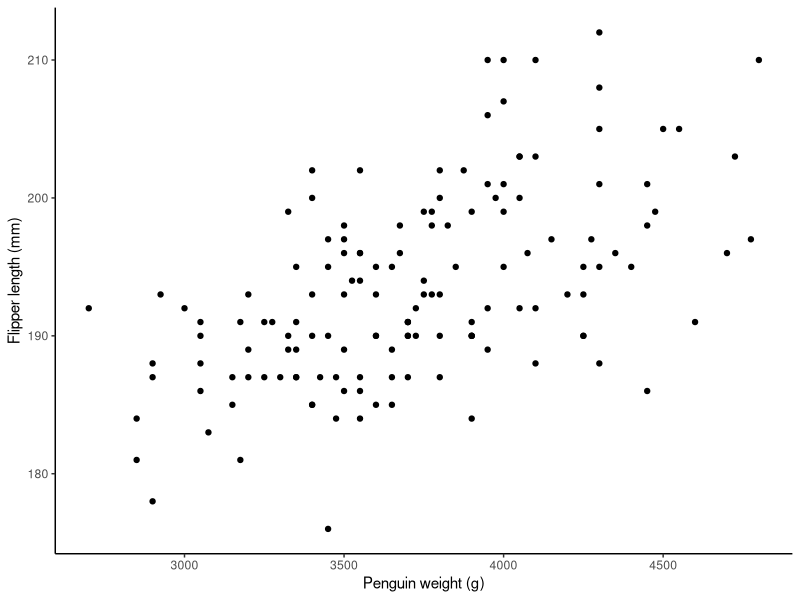
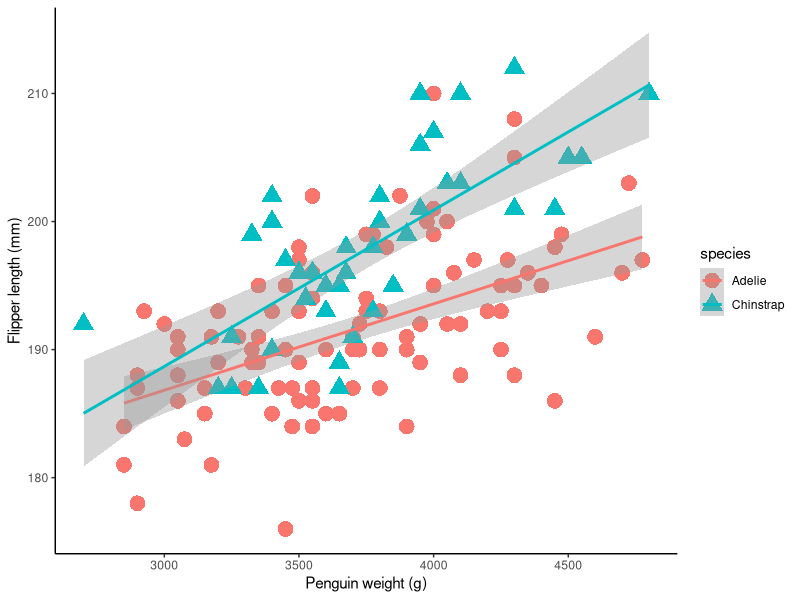
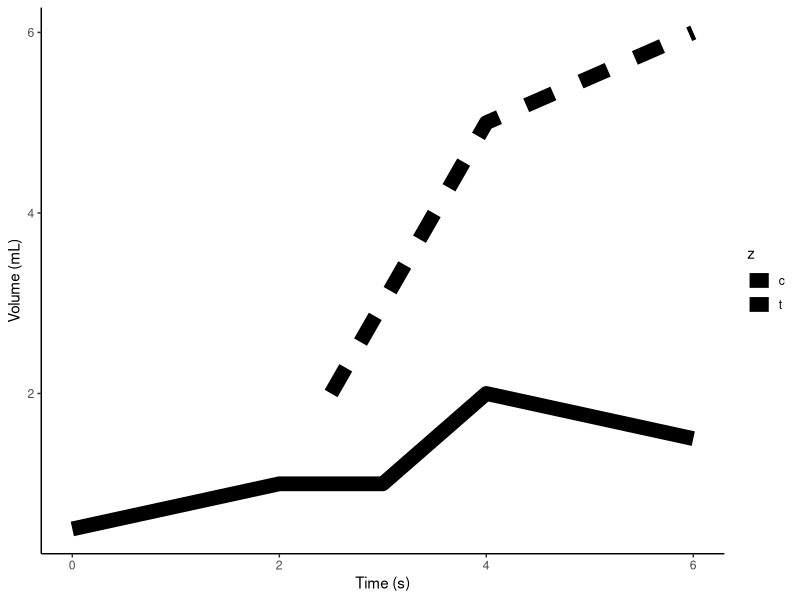
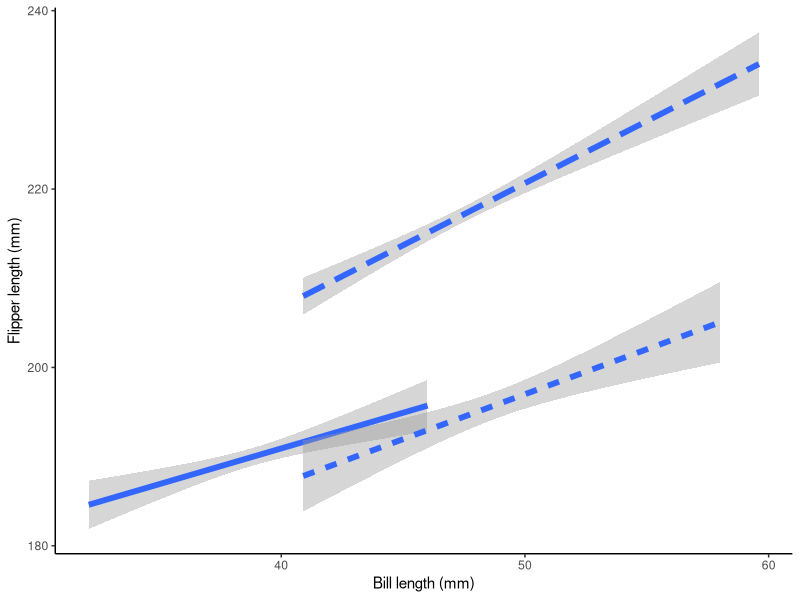
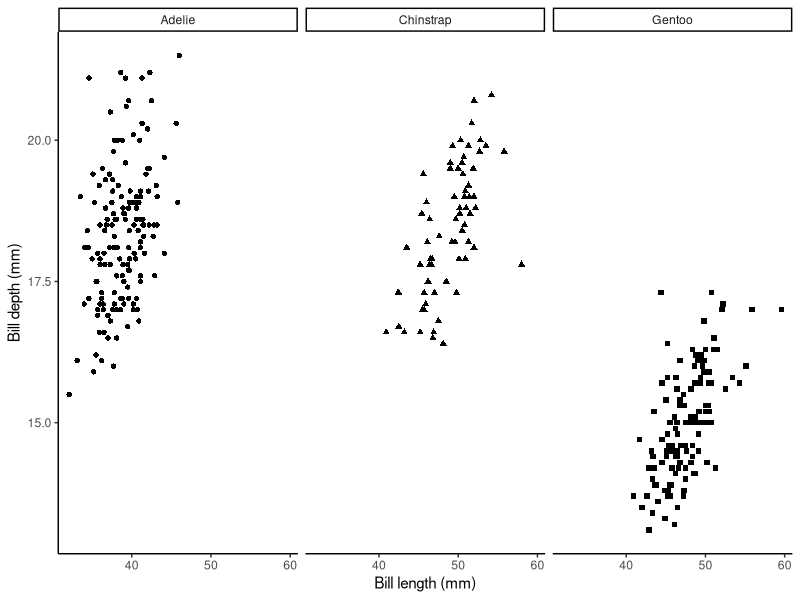
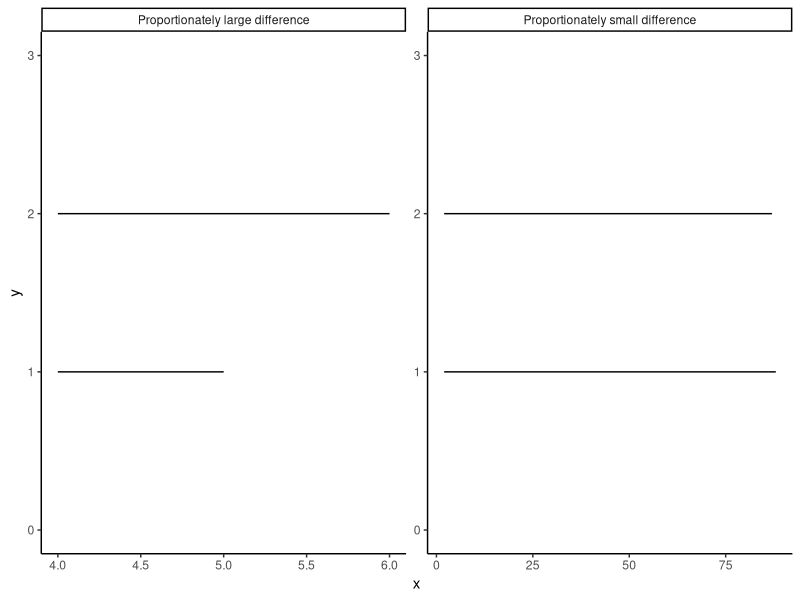
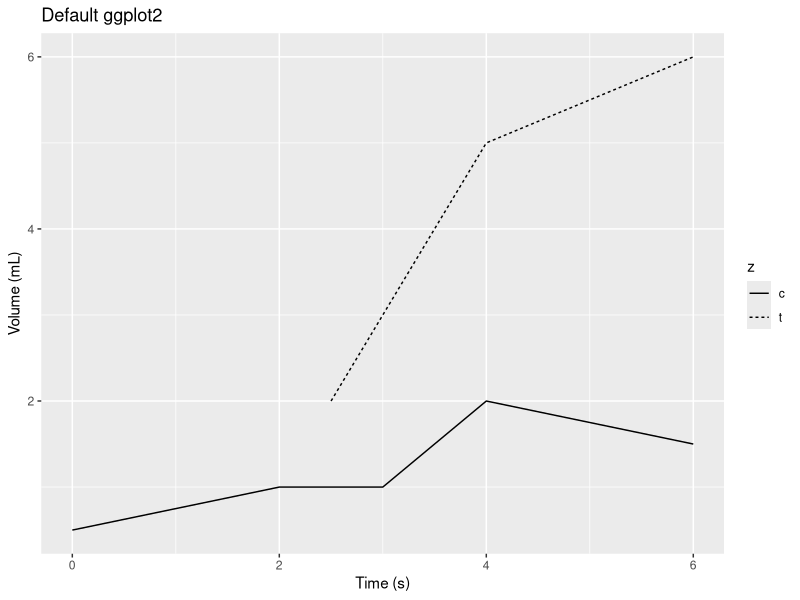
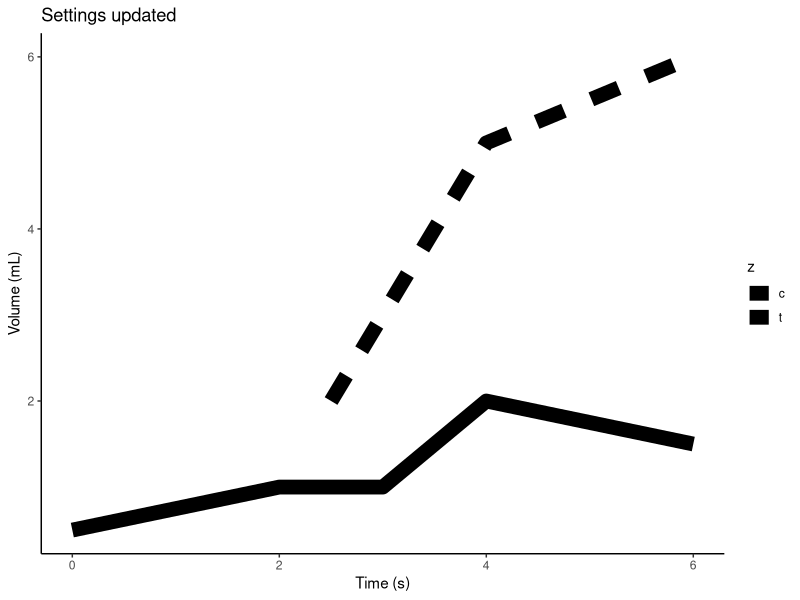

The R script that drew these images, in order:
## ---- chunk 1
library(dplyr)
library(ggplot2)
subset_penguins <- palmerpenguins::penguins %>%
  dplyr::filter(species != "Gentoo", year != 2007)

ggplot(data = subset_penguins, 
       mapping = aes(x = body_mass_g, y = flipper_length_mm)) +
  geom_point() + 
  labs(x = "Penguin weight (g)", 
       y = "Flipper length (mm)") +
  theme_classic()

## ---- chunk 2
ggplot(data = subset_penguins, 
       mapping = aes(x = body_mass_g, y = flipper_length_mm,
                     color = species, shape = species)) +
  geom_point(size = 5) + 
  geom_smooth(method = 'lm')+
  labs(x = "Penguin weight (g)", 
       y = "Flipper length (mm)") +
  theme_classic()

## ---- chunk 3
#| attr-output: "style='font-size: 1em'"
# learning how to position: https://meghan.rbind.io/blog/2022-07-12-making-slides-in-quarto-with-revealjs/#absolute-position
library(ggplot2)

tiny_data <- data.frame(x = c(0,2,3,4,6,2.5,3,3.5,4,6),
                        y = c(0.5,1,1,2,1.5,2,3,4,5,6),
                        z = c(rep("c", 5), rep("t", 5)),
                        a = c(1:10),
                        b = c(2,5,7,1,6,8,2,1,6,7),
                        c = c(3,2,3,1,4,2,3,1,4,1))

print(tiny_data[,1:3])

## ---- chunk 4

(tiny_plot <- ggplot(data = tiny_data, 
       mapping = aes(x = x,
                     y = y,
                     linetype = z)) +
  geom_line(size = 5) + 
  labs(x = "Time (s)", 
       y = "Volume (mL)",
       z = "Treatment")) +
  theme_classic()

## ---- chunk 5
# learning how to position: https://meghan.rbind.io/blog/2022-07-12-making-slides-in-quarto-with-revealjs/#absolute-position
library(ggplot2)

ggplot(data = palmerpenguins::penguins, 
       mapping = aes(x = bill_length_mm,
                     y = flipper_length_mm, 
                     linetype = species))+
  geom_smooth(method = "lm", size = 2) + 
  labs(x = "Bill length (mm)", 
       y = "Flipper length (mm)") +
  guides(linetype = "none")+
  theme_classic()


## ---- chunk 6
# learning how to position: https://meghan.rbind.io/blog/2022-07-12-making-slides-in-quarto-with-revealjs/#absolute-position

ggplot(data = palmerpenguins::penguins, 
       mapping = aes(x = bill_length_mm,
                     y = bill_depth_mm,
                     shape = species))+
  geom_point() + 
  facet_wrap(species ~ .)+
  labs(x = "Bill length (mm)", 
       y = "Bill depth (mm)") +
  guides(shape = "none")+
  theme_classic()

## ---- chunk 7

length_data <- data.frame(x = c(4, 5, 4, 6, 2, 88, 2, 87),
                          y = c(1, 1, 2, 2, 1, 1, 2, 2),
                          line = c("line1", "line1",
                                   "line2", "line2",
                                   "line3", "line3",
                                   "line4", "line4"),
                          panel = c(rep("Proportionately large difference", 4),
                                    rep("Proportionately small difference", 4)))

ggplot(data = length_data,
       mapping = aes(x = x,
                     y = y, group = line))+
  geom_line() +
  facet_wrap(panel ~ ., scale = "free") +
  theme_classic() +
  ylim(0,3)

## ---- chunk 8

ggplot(data = tiny_data, 
       mapping = aes(x = x,
                     y = y, 
                     linetype = z)) +
  geom_line() + 
  labs(x = "Time (s)", 
       y = "Volume (mL)",
       z = "Treatment",
       title = "Default ggplot2")

## ---- chunk 9

tiny_plot + theme_classic() + labs(title = "Settings updated")

## ---- chunk 10
ggplot(data = subset_penguins, 
       mapping = aes(x = body_mass_g, y = flipper_length_mm,
                     fill = species, shape = species)) +
  geom_point(size = 5) + 
  geom_smooth(method = 'lm', color = "black")+
  labs(x = "Penguin weight (g)", 
       y = "Flipper length (mm)") +
  theme_classic() +
  scale_fill_manual(values = c("black",
                                "white"))+
  
  scale_shape_manual(values = c(21,23))

## ---- chunk 11
ggplot(data = subset_penguins, 
       color = "black",
       mapping = aes(x = body_mass_g, y = flipper_length_mm,
                     fill = species, shape = species)) +
  geom_point(size = 5) + 
  geom_smooth(method = 'lm', mapping = (aes(color = species)))+
  labs(x = "Penguin weight (g)", 
       y = "Flipper length (mm)") +
  theme_classic() +
  scale_color_manual(values = c("black", "darkgray"))+
  scale_fill_manual(values = c("black",
                               "darkgray"))+
  
  scale_shape_manual(values = c(21,23))

## ---- chunk 12
library(dplyr)
library(ggplot2)
library(tidyr)

summary_by_year <- palmerpenguins::penguins %>%
  group_by(species, year) %>%
  dplyr::filter(species != "Gentoo", year != 2007) %>%
  summarize(mean_flips = mean(flipper_length_mm)) %>%
  arrange(mean_flips)

ggplot(data = summary_by_year, 
       mapping = aes(x = species, y = mean_flips, fill = as.factor(year))) +
  geom_col(position = "dodge")+ 
  labs(x = "Penguin species", y = "Flipper length (mm)",
       fill = "Year")+
  theme_classic() + 
  coord_flip()

## ---- chunk 13

summary_penguin_diffs <- summary_by_year %>%
  ungroup()%>%
  pivot_wider(names_from = year, values_from = mean_flips)%>%
  mutate(diff_flips = `2008`-`2009`)

ggplot(data = summary_penguin_diffs, 
       mapping = aes(x = species, y = diff_flips)) +
  geom_point(size = 10) + 
  ylim(min = -1.5, 0)+
  labs(x = "Penguin species", 
       y = "Difference in flipper length (mm) from 2008 to 2009")+
  theme_classic() +
  coord_flip() +
  theme(  panel.grid.major.y = element_line())

## ---- chunk 14

tiny_plot+
  theme_classic() +
  facet_wrap(z ~ ., scales = "free")

## ---- chunk 15

tiny_plot+
  theme_classic()

## ---- chunk 16
subset_penguins <- palmerpenguins::penguins %>%
  dplyr::filter(species != "Gentoo", year != 2007)

ggplot(data = subset_penguins, 
       mapping = aes(x = body_mass_g, y = flipper_length_mm,
                     color = species, shape = island)) +
  geom_point(size = 10) + 
  labs(x = "Penguin species", 
       y = "Flipper length (mm)")+
  theme_classic()

## ---- chunk 17
# learning how to position: https://meghan.rbind.io/blog/2022-07-12-making-slides-in-quarto-with-revealjs/#absolute-position

ggplot(data = subset_penguins, 
       mapping = aes(x = body_mass_g,
                     y = flipper_length_mm, 
                     color = species, 
                     shape = species)) +
  geom_point(size = 5) + 
  facet_wrap(island ~ .)+
  labs(x = "Penguin species", 
       y = "Flipper length (mm)")+
  theme_classic()

## ---- chunk 18
# learning how to position: https://meghan.rbind.io/blog/2022-07-12-making-slides-in-quarto-with-revealjs/#absolute-position

ggplot(data = subset_penguins, 
       mapping = aes(x = body_mass_g,
                     y = flipper_length_mm, 
                     color = species, 
                     shape = species)) +
  geom_point(size = 5) + 
  facet_wrap(island ~ .)
  labs(x = "Penguin species", 
       y = "Flipper length (mm)")

## ---- chunk 19
# learning how to position: https://meghan.rbind.io/blog/2022-07-12-making-slides-in-quarto-with-revealjs/#absolute-position

ggplot(data = subset_penguins, 
       mapping = aes(x = body_mass_g,
                     y = flipper_length_mm, 
                     color = species, 
                     shape = species)) +
  geom_point(size = 5) + 
  facet_wrap(island ~ .)+
  labs(x = "Penguin species", 
       y = "Flipper length (mm)") +
  theme_classic()

## ---- chunk 20
print(tiny_data[,1:3])
## ---- chunk 21
tiny_plot +
  theme_classic()+
  labs(linetype = "Treatment")
## ---- chunk 22

ggplot(data = palmerpenguins::penguins,
       mapping = aes(x = bill_depth_mm,
                     y = bill_length_mm,
                     shape = species,
                     color = species)) + 
         geom_point(size = 5) +
    scale_color_manual(values = c("#A6CEE3",
                               "#1F78B4",
                               "#B2DF8A"))+
  scale_shape_manual(values = c(15,16,17))
## ---- chunk 23
ggplot(data = palmerpenguins::penguins[palmerpenguins::penguins$species!="Adelie",],
       mapping = aes(x = body_mass_g,
                     y = flipper_length_mm,
                     shape = species,
                     color = species)) + 
         geom_point(size = 5)+
  scale_color_manual(values = c("#A6CEE3",
                               "#1F78B4"))+
  scale_shape_manual(values = c(16,17))


## ---- chunk 24

ggplot(data = palmerpenguins::penguins,
       mapping = aes(x = bill_depth_mm,
                     y = bill_length_mm,
                     shape = species,
                     color = species)) + 
         geom_point(size = 5) +
  scale_color_manual(values = c("#A6CEE3",
                               "#1F78B4",
                               "#B2DF8A"))+
  scale_shape_manual(values = c(15,16,17))
## ---- chunk 25
ggplot(data = palmerpenguins::penguins[palmerpenguins::penguins$species!="Adelie",],
       mapping = aes(x = body_mass_g,
                     y = flipper_length_mm,
                     shape = species,
                     color = species)) + 
         geom_point(size = 5) +
  scale_color_manual(values = c(
                               "#1F78B4",
                               "#B2DF8A"))+
  scale_shape_manual(values = c(16,17))

## ---- chunk 26
tiny_plot +
  theme_classic()+
  labs(linetype = "Treatment")
## ---- chunk 27

tiny_plot +
  annotate(geom = "text", x = 2, y = 4, label = "control", size = 10, angle = 25)+
  annotate(geom = "text", x = 4, y = 2.5, label = "treatment", size = 10) +
  guides(linetype="none") +
  theme_classic()
## ---- chunk 28
library(palmerpenguins)
(original_penguins <- plot(x = palmerpenguins::penguins$species, y = penguins$flipper_length_mm))
